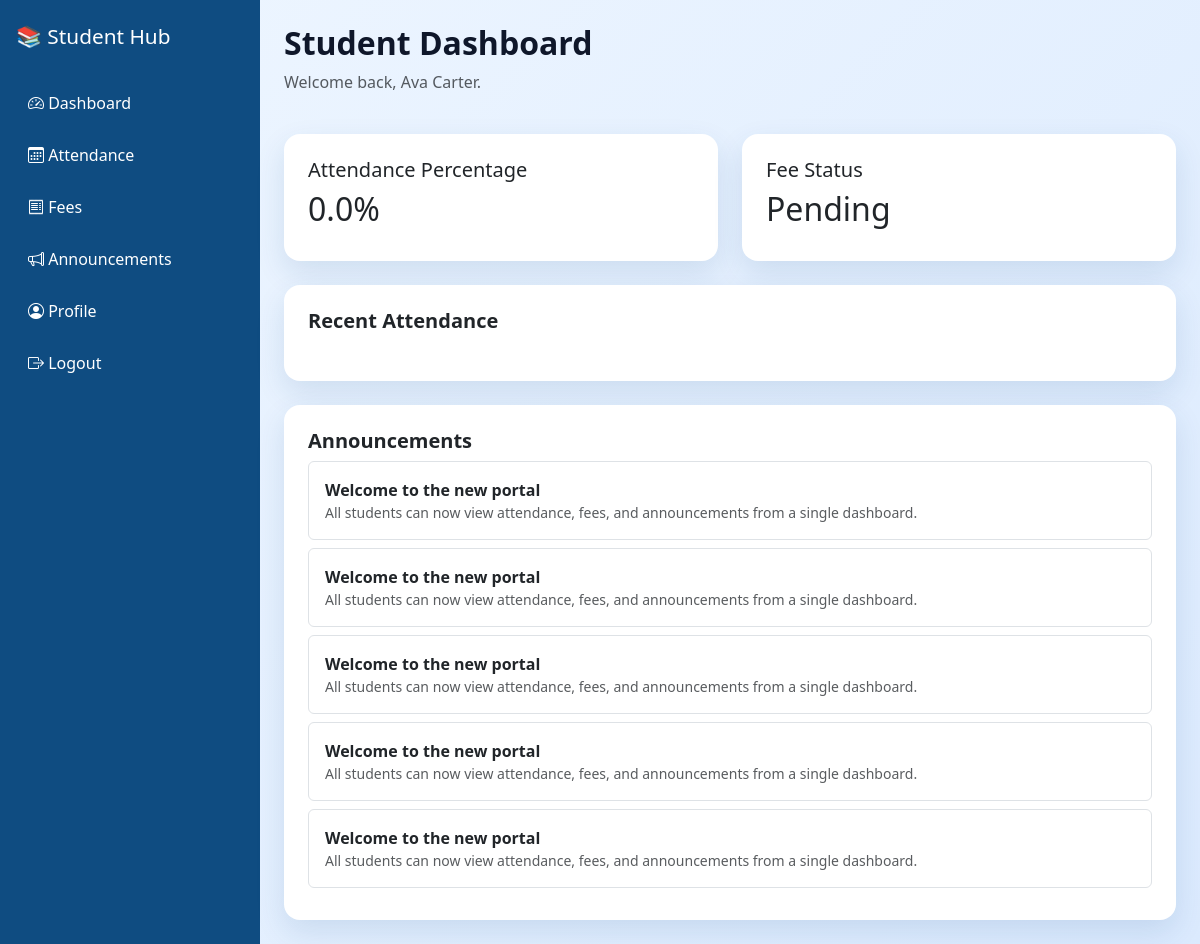
/student/dashboard (signed in), run on the app's committed database.
### tables this page shows
CREATE TABLE students (
            id INTEGER PRIMARY KEY AUTOINCREMENT,
            register_number TEXT UNIQUE NOT NULL,
            full_name TEXT NOT NULL,
            email TEXT,
            phone TEXT,
            course TEXT,
            password TEXT NOT NULL,
            photo TEXT,
            created_at TEXT NOT NULL
        );

CREATE TABLE fees (
            id INTEGER PRIMARY KEY AUTOINCREMENT,
            student_id INTEGER NOT NULL,
            tuition_fee REAL NOT NULL DEFAULT 0,
            due_amount REAL NOT NULL DEFAULT 0,
            paid_amount REAL NOT NULL DEFAULT 0,
            status TEXT NOT NULL DEFAULT 'Pending',
            due_date TEXT,
            FOREIGN KEY(student_id) REFERENCES students(id) ON DELETE CASCADE
        );

CREATE TABLE announcements (
            id INTEGER PRIMARY KEY AUTOINCREMENT,
            title TEXT NOT NULL,
            message TEXT NOT NULL,
            created_at TEXT NOT NULL
        );

### app.py (the view)
@app.route("/student/dashboard")
@login_required(role="student")
def student_dashboard():
    db = get_db()
    student_id = session["user_id"]
    student = db.execute("SELECT * FROM students WHERE id = ?", (student_id,)).fetchone()
    fee = db.execute("SELECT * FROM fees WHERE student_id = ?", (student_id,)).fetchone()
    attendance_rows = db.execute(
        "SELECT attendance_date, status FROM attendance WHERE student_id = ? ORDER BY attendance_date DESC LIMIT 10",
        (student_id,),
    ).fetchall()
    announcements = db.execute("SELECT * FROM announcements ORDER BY id DESC LIMIT 5").fetchall()
    attendance_total = db.execute("SELECT COUNT(*) AS count FROM attendance WHERE student_id = ?", (student_id,)).fetchone()["count"]
    attendance_present = db.execute(
        "SELECT COUNT(*) AS count FROM attendance WHERE student_id = ? AND status = 'Present'",
        (student_id,),
    ).fetchone()["count"]
    attendance_percentage = round((attendance_present / attendance_total) * 100, 1) if attendance_total else 0.0
    return render_template(
        "student_dashboard.html",
        student=student,
        fee=fee,
        attendance_rows=attendance_rows,
        announcements=announcements,
        attendance_percentage=attendance_percentage,
    )

### app.py (called while the page is built)
def get_db():
    if "db" not in g:
        conn = sqlite3.connect(app.config["DATABASE_PATH"])
        conn.row_factory = sqlite3.Row
        g.db = conn
    return g.db

def login_required(role=None):
    def decorator(view):
        @wraps(view)
        def wrapped(*args, **kwargs):
            if "user_id" not in session or "user_role" not in session:
                return redirect(url_for("login"))
            if role and session.get("user_role") != role:
                return redirect(url_for("dashboard") if session.get("user_role") == "admin" else url_for("student_dashboard"))
            return view(*args, **kwargs)
        return wrapped
    return decorator

### templates/student_dashboard.html (shortened to what this page needs)
{% extends 'base.html' %}
{% block content %}
<div class="d-flex justify-content-between align-items-center mb-4">
  <div><h2 class="fw-bold">Student Dashboard</h2><p class="text-muted">Welcome back, {{ student.full_name }}.</p></div>
</div>
<div class="row g-4 mb-4">
  <div class="col-md-6"><div class="card p-4"><h5>Attendance Percentage</h5><h2>{{ attendance_percentage }}%</h2></div></div>
  <div class="col-md-6"><div class="card p-4"><h5>Fee Status</h5><h2>{{ fee.status if fee else 'Pending' }}</h2></div></div>
</div>
<div class="card p-4 mb-4">
  <h5 class="fw-bold">Recent Attendance</h5>
</div>
<div class="card p-4">
  <h5 class="fw-bold">Announcements</h5>
  {% for announcement in announcements %}
    <div class="border rounded p-3 mb-2">
      <strong>{{ announcement.title }}</strong>
      <div class="text-muted small">{{ announcement.message }}</div>
    </div>
  {% endfor %}
</div>
{% endblock %}

### static/css/style.css (style rules this page uses)
body { font-family: 'Segoe UI', sans-serif; background: linear-gradient(135deg, #eef6ff 0%, #dbeafe 100%); color: #0f172a; }
.card { border: 0; border-radius: 16px; box-shadow: 0 12px 30px rgba(15, 76, 129, 0.12); }

### data on the page
students: full_name "Ava Carter"
fees: status "Pending"
announcements: title "Welcome to the new portal", message "All students can now view attendance, fees, and announcements from a single dashboard."
announcements: title "Welcome to the new portal", message "All students can now view attendance, fees, and announcements from a single dashboard."
announcements: title "Welcome to the new portal", message "All students can now view attendance, fees, and announcements from a single dashboard."
announcements: title "Welcome to the new portal", message "All students can now view attendance, fees, and announcements from a single dashboard."
announcements: title "Welcome to the new portal", message "All students can now view attendance, fees, and announcements from a single dashboard."

### other printed values
{{ attendance_percentage }} "0.0"
